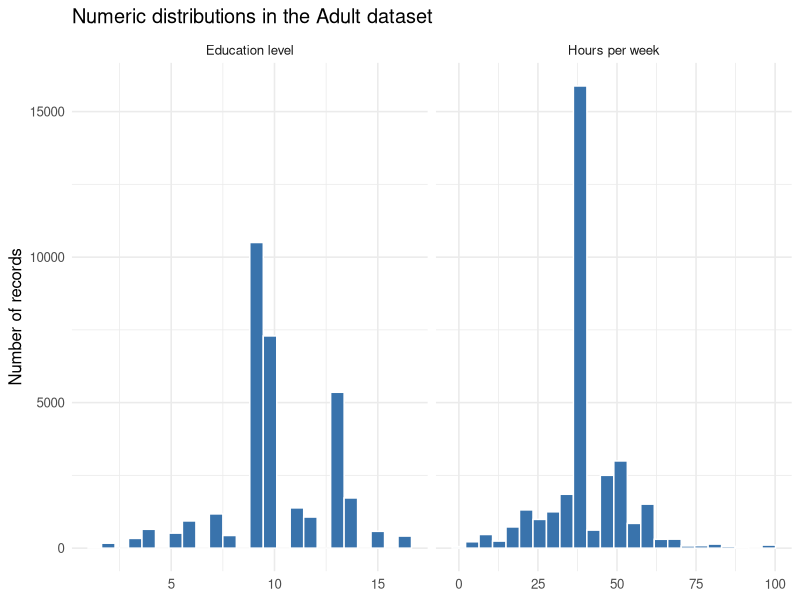
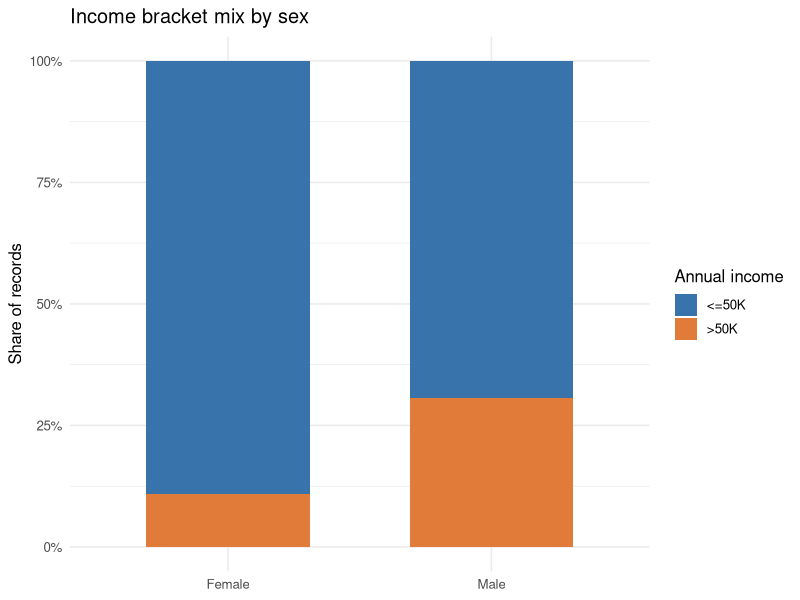

Generate these figures, in order, with R: (Note: this script raises an error after producing the figures.)
# Census and population data exploration
# Run from the repository root: Rscript analysis.R

required_packages <- c("tidyverse")
missing_packages <- required_packages[!vapply(required_packages, requireNamespace,
                                               logical(1), quietly = TRUE)]
if (length(missing_packages) > 0) {
  stop("Install required package(s): ", paste(missing_packages, collapse = ", "))
}
suppressPackageStartupMessages(library(tidyverse))

dir.create("images", showWarnings = FALSE)

# 1. Adult income dataset: inspect numeric and categorical distributions.
adult <- read_csv("data/adult.csv", show_col_types = FALSE,
                  na = c("", "NA", "?")) |>
  mutate(across(where(is.character), str_trim))

adult |> select(age, `education-num`, `hours-per-week`, `capital-gain`,
                `capital-loss`) |> summary()
adult |> count(sex, `income-bracket`)

adult_distributions <- bind_rows(
  adult |> transmute(value = `education-num`, variable = "Education level"),
  adult |> transmute(value = `hours-per-week`, variable = "Hours per week")
) |>
  ggplot(aes(x = value)) +
  geom_histogram(bins = 24, fill = "#3973ac", color = "white") +
  facet_wrap(~ variable, scales = "free_x") +
  labs(title = "Numeric distributions in the Adult dataset",
       x = NULL, y = "Number of records") +
  theme_minimal(base_size = 12)
ggsave("images/adult-distributions.svg", adult_distributions,
       width = 10, height = 4.5)

income_by_sex <- adult |>
  filter(!is.na(sex), !is.na(`income-bracket`)) |>
  count(sex, `income-bracket`) |>
  group_by(sex) |>
  mutate(proportion = n / sum(n)) |>
  ggplot(aes(x = sex, y = proportion, fill = `income-bracket`)) +
  geom_col(width = 0.62) +
  scale_y_continuous(labels = scales::percent) +
  scale_fill_manual(values = c("<=50K" = "#3973ac", ">50K" = "#e07b39")) +
  labs(title = "Income bracket mix by sex",
       x = NULL, y = "Share of records", fill = "Annual income") +
  theme_minimal(base_size = 12)
ggsave("images/income-by-sex.svg", income_by_sex, width = 7, height = 4.5)

# Pairwise view of numeric variables. A fixed seed makes the sample reproducible.
set.seed(441)
numeric_sample <- adult |>
  select(age, fnlwgt, `education-num`, `capital-gain`, `capital-loss`,
         `hours-per-week`) |>
  slice_sample(n = min(1000, n()))
svg("images/numeric-pairs.svg", width = 8, height = 8)
pairs(numeric_sample, main = "Pairwise relationships in a sample of Adult records")
dev.off()

# 2. Combine alternating-year population tables and make year columns.
population_even <- read_csv("data/population_even.csv", show_col_types = FALSE)
population_odd <- read_csv("data/population_odd.csv", show_col_types = FALSE)

population <- full_join(population_even, population_odd,
                        by = c("STATE", "NAME")) |>
  rename_with(~ str_remove(.x, "^POPESTIMATE"), starts_with("POPESTIMATE")) |>
  select(STATE, NAME, all_of(as.character(2010:2019))) |>
  arrange(NAME)

# Interpolate internal gaps using adjacent years. The source's Wisconsin 2019
# cell is absent at the end of the series, so restore the Vintage 2020 Census
# estimate (5,822,434) instead of carrying forward the 2018 value.
for (year in 2011:2018) {
  missing <- is.na(population[[as.character(year)]])
  if (any(missing)) {
    population[[as.character(year)]][missing] <- rowMeans(
      cbind(population[[as.character(year - 1)]][missing],
            population[[as.character(year + 1)]][missing]), na.rm = TRUE)
  }
}
population$`2019`[population$NAME == "Wisconsin"] <- 5822434

stopifnot(!anyNA(population[as.character(2010:2019)]))

# Per-geography maximum and sum of annual population estimates. The latter is
# a person-year total across ten observations, not a population count.
population_summary <- population |>
  rowwise() |>
  mutate(max_annual_population = max(c_across(all_of(as.character(2010:2019)))),
         person_years_2010_2019 = sum(c_across(all_of(as.character(2010:2019))))) |>
  ungroup() |>
  select(STATE, NAME, max_annual_population, person_years_2010_2019)
print(population_summary)

# Trend chart for three selected states.
state_trends <- population |>
  filter(NAME %in% c("California", "Illinois", "New York")) |>
  pivot_longer(cols = all_of(as.character(2010:2019)),
               names_to = "year", values_to = "population") |>
  mutate(year = as.integer(year))

state_population_plot <- ggplot(state_trends,
                                aes(year, population / 1e6,
                                    color = NAME, group = NAME)) +
  geom_line(linewidth = 1) + geom_point(size = 2) +
  scale_x_continuous(breaks = 2010:2019) +
  scale_color_manual(values = c("California" = "#3973ac",
                                "Illinois" = "#e07b39",
                                "New York" = "#4b9b75")) +
  labs(title = "Selected state population estimates, 2010–2019",
       x = "Year", y = "Estimated population (millions)", color = "State") +
  theme_minimal(base_size = 12) +
  theme(axis.text.x = element_text(angle = 35, hjust = 1))
ggsave("images/state-population-trends.svg", state_population_plot,
       width = 9, height = 5)

# The files contain the 50 states, Washington, D.C., and Puerto Rico. This sum
# combines all listed geographies and must not be labeled the U.S. population.
combined_geography_estimate_2019 <- sum(population$`2019`)
message("2019 sum across the 50 states, D.C., and Puerto Rico: ",
        format(combined_geography_estimate_2019, big.mark = ","))
